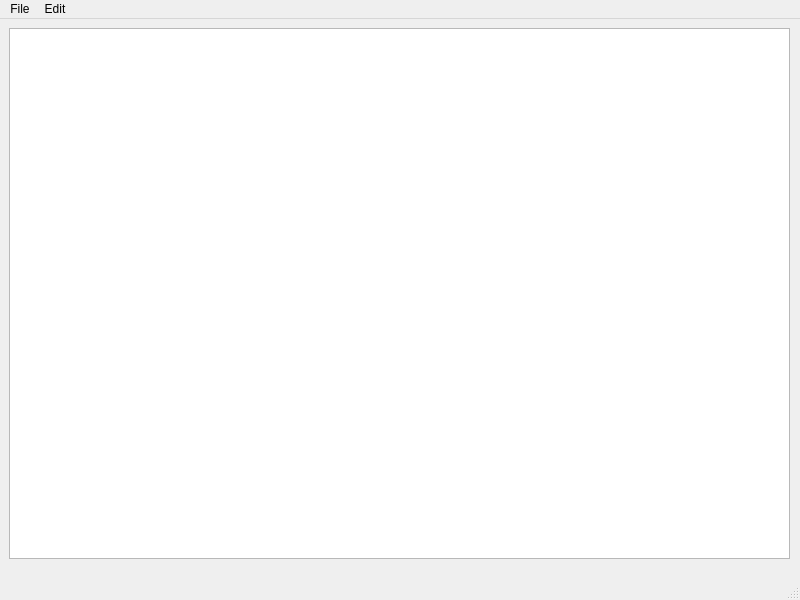
<?xml version="1.0" encoding="UTF-8"?>
<ui version="4.0">
 <class>MainWindow</class>
 <widget class="QMainWindow" name="MainWindow">
  <property name="geometry">
   <rect>
    <x>0</x>
    <y>0</y>
    <width>800</width>
    <height>600</height>
   </rect>
  </property>
  <property name="windowTitle">
   <string>MainWindow</string>
  </property>
  <widget class="QWidget" name="centralwidget">
   <widget class="QWidget" name="verticalLayoutWidget">
    <property name="geometry">
     <rect>
      <x>9</x>
      <y>9</y>
      <width>781</width>
      <height>531</height>
     </rect>
    </property>
    <layout class="QVBoxLayout" name="verticalLayout">
     <item>
      <widget class="QTextEdit" name="textEdit"/>
     </item>
    </layout>
   </widget>
  </widget>
  <widget class="QMenuBar" name="menubar">
   <property name="geometry">
    <rect>
     <x>0</x>
     <y>0</y>
     <width>800</width>
     <height>22</height>
    </rect>
   </property>
   <widget class="QMenu" name="menuFile">
    <property name="title">
     <string>File</string>
    </property>
    <addaction name="actionNew"/>
    <addaction name="actionOpen"/>
    <addaction name="actionSave_as"/>
    <addaction name="actionPrint"/>
    <addaction name="actionExit"/>
   </widget>
   <widget class="QMenu" name="menuEdit">
    <property name="title">
     <string>Edit</string>
    </property>
    <addaction name="actionCopy"/>
    <addaction name="actionPaste"/>
    <addaction name="actionCut"/>
    <addaction name="actionUndo"/>
    <addaction name="actionRedo"/>
   </widget>
   <addaction name="menuFile"/>
   <addaction name="menuEdit"/>
  </widget>
  <widget class="QStatusBar" name="statusbar"/>
  <action name="actionNew">
   <property name="icon">
    <iconset>
     <normaloff>../../../Software &amp; Maths/Icons for Qt/New.bmp</normaloff>../../../Software &amp; Maths/Icons for Qt/New.bmp</iconset>
   </property>
   <property name="text">
    <string>New</string>
   </property>
  </action>
  <action name="actionOpen">
   <property name="icon">
    <iconset>
     <normaloff>../../../Software &amp; Maths/Icons for Qt/Open.bmp</normaloff>../../../Software &amp; Maths/Icons for Qt/Open.bmp</iconset>
   </property>
   <property name="text">
    <string>Open</string>
   </property>
  </action>
  <action name="actionSave_as">
   <property name="icon">
    <iconset>
     <normaloff>../../../Software &amp; Maths/Icons for Qt/Save.bmp</normaloff>../../../Software &amp; Maths/Icons for Qt/Save.bmp</iconset>
   </property>
   <property name="text">
    <string>Save as</string>
   </property>
  </action>
  <action name="actionPrint">
   <property name="text">
    <string>Print</string>
   </property>
  </action>
  <action name="actionExit">
   <property name="icon">
    <iconset>
     <normaloff>../../../Software &amp; Maths/Icons for Qt/bmp/24x24/Exit.bmp</normaloff>../../../Software &amp; Maths/Icons for Qt/bmp/24x24/Exit.bmp</iconset>
   </property>
   <property name="text">
    <string>Exit</string>
   </property>
  </action>
  <action name="actionCopy">
   <property name="icon">
    <iconset>
     <normaloff>../../../Software &amp; Maths/Icons for Qt/png/24x24/Copy.png</normaloff>../../../Software &amp; Maths/Icons for Qt/png/24x24/Copy.png</iconset>
   </property>
   <property name="text">
    <string>Copy</string>
   </property>
  </action>
  <action name="actionPaste">
   <property name="icon">
    <iconset>
     <normaloff>../../../Software &amp; Maths/Icons for Qt/png/24x24/Paste.png</normaloff>../../../Software &amp; Maths/Icons for Qt/png/24x24/Paste.png</iconset>
   </property>
   <property name="text">
    <string>Paste</string>
   </property>
  </action>
  <action name="actionUndo">
   <property name="icon">
    <iconset>
     <normaloff>../../../Software &amp; Maths/Icons for Qt/bmp/24x24/Undo.bmp</normaloff>../../../Software &amp; Maths/Icons for Qt/bmp/24x24/Undo.bmp</iconset>
   </property>
   <property name="text">
    <string>Undo</string>
   </property>
  </action>
  <action name="actionRedo">
   <property name="icon">
    <iconset>
     <normaloff>../../../Software &amp; Maths/Icons for Qt/bmp/24x24/Redo.bmp</normaloff>../../../Software &amp; Maths/Icons for Qt/bmp/24x24/Redo.bmp</iconset>
   </property>
   <property name="text">
    <string>Redo</string>
   </property>
  </action>
  <action name="actionCut">
   <property name="icon">
    <iconset>
     <normaloff>../../../Software &amp; Maths/Icons for Qt/png/24x24/Cut.png</normaloff>../../../Software &amp; Maths/Icons for Qt/png/24x24/Cut.png</iconset>
   </property>
   <property name="text">
    <string>Cut</string>
   </property>
  </action>
  <action name="actionUndo_2">
   <property name="text">
    <string>Undo</string>
   </property>
  </action>
  <action name="actionRedo_2">
   <property name="text">
    <string>Redo</string>
   </property>
  </action>
 </widget>
 <resources/>
 <connections/>
</ui>
